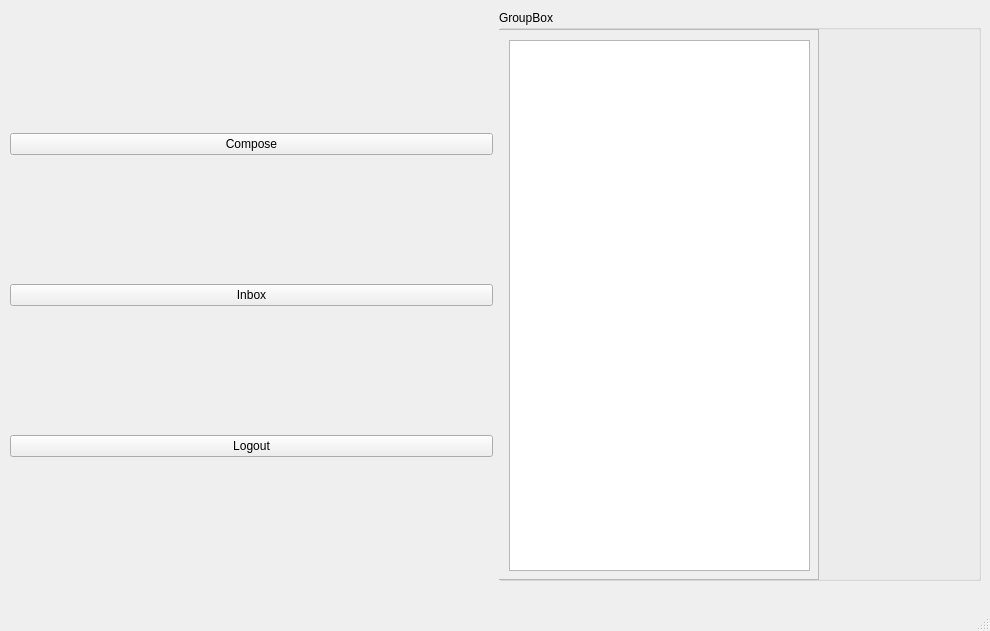
<?xml version="1.0" encoding="UTF-8"?>
<ui version="4.0">
 <class>MainWindow</class>
 <widget class="QMainWindow" name="MainWindow">
  <property name="geometry">
   <rect>
    <x>0</x>
    <y>0</y>
    <width>990</width>
    <height>631</height>
   </rect>
  </property>
  <property name="windowTitle">
   <string>MainWindow</string>
  </property>
  <widget class="QWidget" name="centralwidget">
   <widget class="QWidget" name="horizontalLayoutWidget">
    <property name="geometry">
     <rect>
      <x>10</x>
      <y>10</y>
      <width>971</width>
      <height>571</height>
     </rect>
    </property>
    <layout class="QHBoxLayout" name="horizontalLayout">
     <item>
      <layout class="QVBoxLayout" name="verticalLayout">
       <item>
        <widget class="QPushButton" name="pushButton_2">
         <property name="text">
          <string>Compose</string>
         </property>
        </widget>
       </item>
       <item>
        <widget class="QPushButton" name="pushButton_3">
         <property name="text">
          <string>Inbox</string>
         </property>
        </widget>
       </item>
       <item>
        <widget class="QPushButton" name="pushButton">
         <property name="text">
          <string>Logout</string>
         </property>
        </widget>
       </item>
      </layout>
     </item>
     <item>
      <layout class="QVBoxLayout" name="verticalLayout_2">
       <item>
        <widget class="QGroupBox" name="groupBox">
         <property name="title">
          <string>GroupBox</string>
         </property>
         <widget class="QScrollArea" name="scrollArea">
          <property name="geometry">
           <rect>
            <x>-1</x>
            <y>19</y>
            <width>321</width>
            <height>551</height>
           </rect>
          </property>
          <property name="widgetResizable">
           <bool>true</bool>
          </property>
          <widget class="QWidget" name="scrollAreaWidgetContents">
           <property name="geometry">
            <rect>
             <x>0</x>
             <y>0</y>
             <width>319</width>
             <height>549</height>
            </rect>
           </property>
           <widget class="QListView" name="listView">
            <property name="geometry">
             <rect>
              <x>10</x>
              <y>10</y>
              <width>301</width>
              <height>531</height>
             </rect>
            </property>
           </widget>
          </widget>
         </widget>
        </widget>
       </item>
      </layout>
     </item>
     <item>
      <layout class="QVBoxLayout" name="verticalLayout_3"/>
     </item>
    </layout>
   </widget>
  </widget>
  <widget class="QMenuBar" name="menubar">
   <property name="geometry">
    <rect>
     <x>0</x>
     <y>0</y>
     <width>990</width>
     <height>22</height>
    </rect>
   </property>
  </widget>
  <widget class="QStatusBar" name="statusbar"/>
 </widget>
 <resources/>
 <connections/>
</ui>
